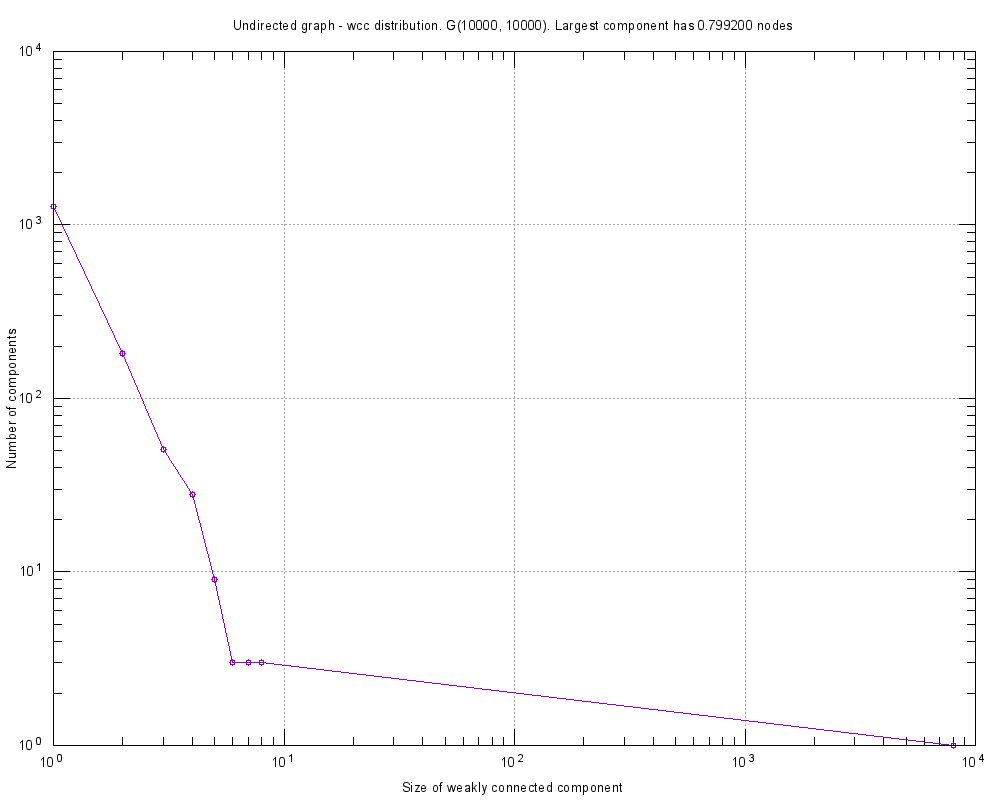

The script that saved this image:
#
# Undirected graph - wcc distribution. G(10000, 10000). Largest component has 0.799200 nodes (Sat Feb 18 14:43:30 2017)
#

set title "Undirected graph - wcc distribution. G(10000, 10000). Largest component has 0.799200 nodes"
set key bottom right
set logscale xy 10
set format x "10^{%L}"
set mxtics 10
set format y "10^{%L}"
set mytics 10
set grid
set xlabel "Size of weakly connected component"
set ylabel "Number of components"
set tics scale 2
set terminal png font arial 10 size 1000,800
set output 'wcc.RandomNetworkWcc.png'
plot 	"wcc.RandomNetworkWcc.tab" using 1:2 title "" with linespoints pt 6
